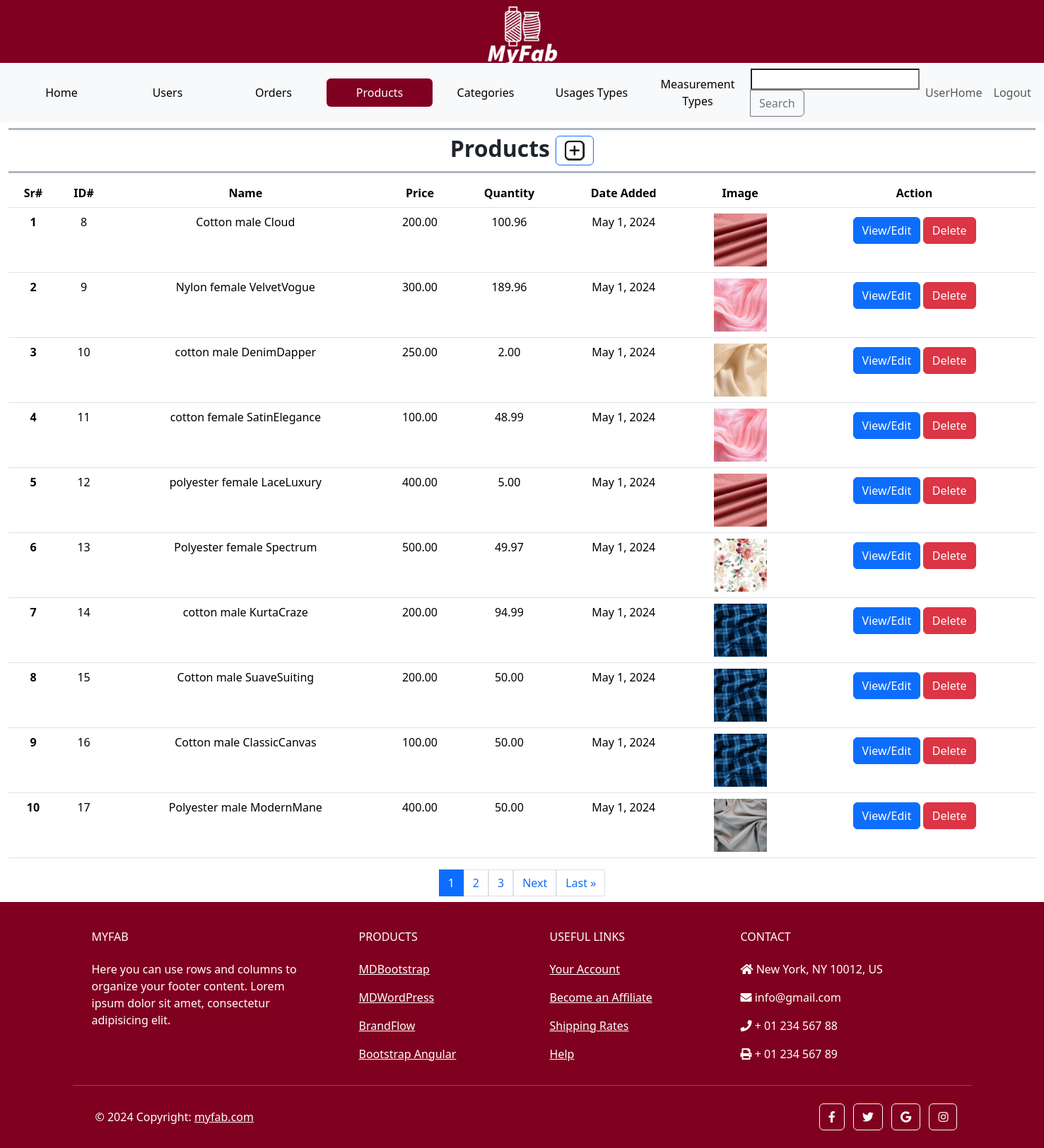
/custom_admin/products/ (signed in), run on an earlier commit of the app's database.
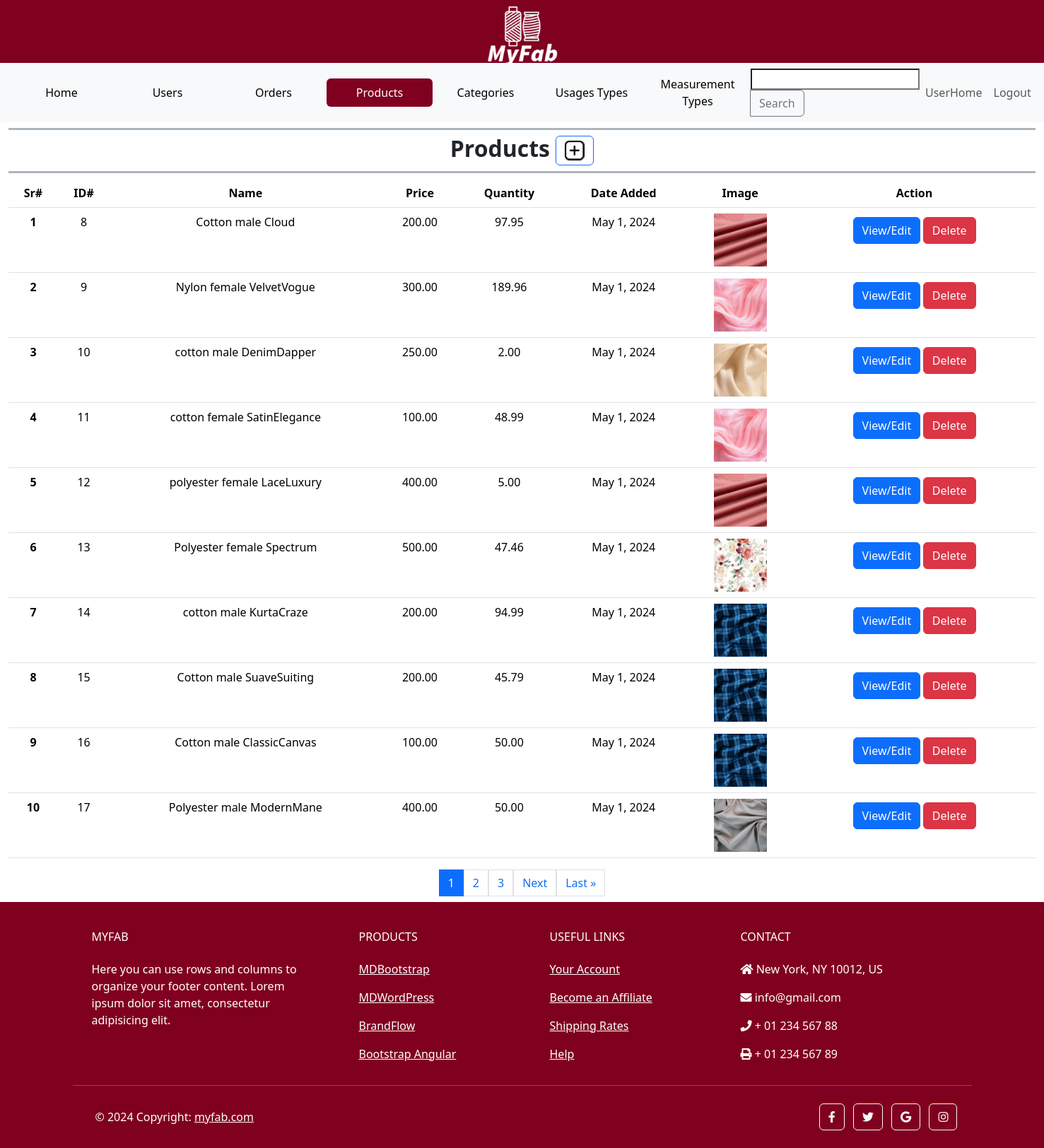
And on a later commit of the database.
### main/models.py (models this page shows, shortened)
class Product(models.Model):
    name = models.CharField(max_length=255, unique=True, blank=False, null=False)
    price = models.DecimalField(max_digits=10, decimal_places=2, default=0, validators=[MinValueValidator(0)])
    image = models.ImageField(upload_to='images/products')
    description = models.TextField(blank=True)
    qty = models.DecimalField(max_digits=10, decimal_places=2, default=0, validators=[MinValueValidator(0)])
    add_date = models.DateField(auto_now_add=True)
    is_active = models.BooleanField(default=True)
    usages = models.ManyToManyField(Usage)
    category_choices = models.ManyToManyField(CategoryChoice)

### custom_admin/views.py (the view)
# urls.py: path('products/', AdminProducts.as_view(), name = 'admin_products'),
class AdminProducts(View):
    def get(self, request):
        products = Product.objects.all()
        paginator = Paginator(products, 10)
        page_number = request.GET.get('page')
        try:
            paged_products = paginator.page(page_number)
        except PageNotAnInteger:
            paged_products = paginator.page(1)
        except EmptyPage:
             paged_products = paginator.page(paginator.num_pages)
        start_serial_number = (paged_products.number - 1) * paginator.per_page + 1
        serial_numbers = list(range(start_serial_number, start_serial_number + len(paged_products)))
        zipped_data = zip(serial_numbers, paged_products)
        context = {'zipped_data': zipped_data, 'products': paged_products}
        return render(request, 'admin_products.html', context)

### templates/admin_products.html (shortened to what the changed rows need)
{% extends 'admin_base.html' %}
{% load static %}
{% block content %}
    <section class="mb-2">
        <div class="container-fluid">
            <div class="row h-100">
                <div class="col-12">
                    <div class="table-responsive text-center">
                        <table class="table  table-hover">
                            <thead>
                            <tr>
                                <th scope="col">Sr#</th>
                                <th scope="col">ID#</th>
                                <th scope="col">Name</th>
                                <th scope="col">Price</th>
                                <th scope="col">Quantity</th>
                                <th scope="col">Date Added</th>
                                <th scope="col">Image</th>
                                <th scope="col">Action</th>
                            </tr>
                            </thead>
                            <tbody id="product-table-body">
                                {% for serial_number, product in zipped_data %}
                                <tr>
                                    <th scope="row">{{ serial_number }}</th>
                                    <td>{{ product.id }}</td>
                                    <td>{{ product.name }}</td>
                                    <td>{{ product.price }}</td>
                                    <td>{{ product.qty }}</td>
                                    <td>{{ product.add_date }}</td>
                                    <td>
                                        <a href="{{ product.image.url }}" target="_blank">
                                            <img class="thumbnail-image" src="{{ product.image.url }}" alt="{{ product.name }} Image">
                                        </a>
                                    </td>
                                    <td>
                                        <button class="btn btn-sm">
                                            <a href="{% url "custom_admin:admin_product_edit" product.id %}" class="btn btn-primary">View/Edit</a>
                                            <a href="{% url "custom_admin:admin_product_delete" product.id %}" class="btn btn-danger">Delete</a>
                                        </button>
                                    </td>
                                </tr>
                                {% endfor %}
                            </tbody>
                        </table>
                    </div>
                </div>
            </div>
        </div>
    </section>
{% endblock content %}

What changed in the data, as far as the page shows it:
changed Product "Cotton male Cloud": qty "100.96" → "97.95"
changed Product "Polyester female Spectrum": qty "49.97" → "47.46"
changed Product "Cotton male SuaveSuiting": qty "50.00" → "45.79"
